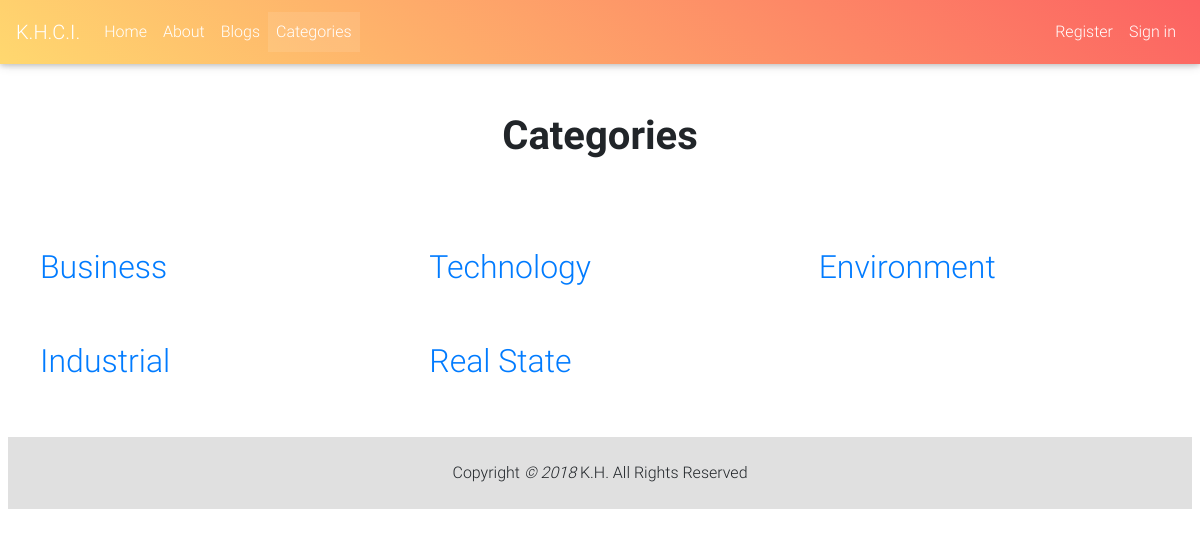
The app's page /index.php/category with its own data.
### tables this page shows
CREATE TABLE `categories` (
  `id` int(11) NOT NULL,
  `user_id` int(11) NOT NULL,
  `category` varchar(191) NOT NULL,
  `created_at` timestamp NOT NULL DEFAULT CURRENT_TIMESTAMP ON UPDATE CURRENT_TIMESTAMP
);

### application/controllers/Category.php (called while the page is built, shortened)
<?php
    class Category extends CI_Controller
    {
        public function index()
        {
            $data['title'] = "Categories";
            $data['categories'] = $this->category_model->get_categories();
            $this->load->view('templates/header', $data);
            $this->load->view('templates/navigation');
            $this->load->view('categories/index', $data);
            $this->load->view('templates/footer');
        }
    }
?>

### index.php (called while the page is built, shortened)
<?php
require_once BASEPATH.'core/CodeIgniter.php';

### application/models/Category_model.php (called while the page is built, shortened)
<?php
    class Category_model extends CI_Model
    {
        public function get_categories()
        {
            $query = $this->db->get('categories');
            return $query->result_array();
        }
    }
?>

### application/views/categories/index.php (the view, shortened to what this page needs)
<h1 class='h1-responsive font-weight-bold text-center my-5 wow animated bounceInUp'><?= $title;?></h1>
<div class = 'row mb-2 p-3 wow animated zoomIn slow'>
<?php foreach($categories as $category):?>
    <div class='col-md-4 p-4'>
        <h2 class='text-info'>
            <a href="<?= site_url('category/posts/' . $category['id']);?>"><?= $category['category']?></a>
        </h2>
    </div>
<?php endforeach?>
</div>

### records on screen
categories: category "Business"
categories: category "Technology"
categories: category "Environment"
categories: category "Industrial"
categories: category "Real State"

### other values on screen
$title "Categories"
